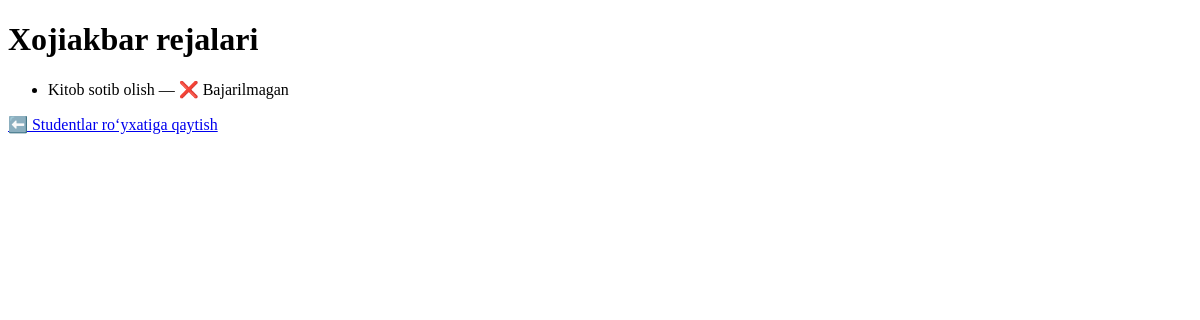
Page /student/1/ on the earlier database version.
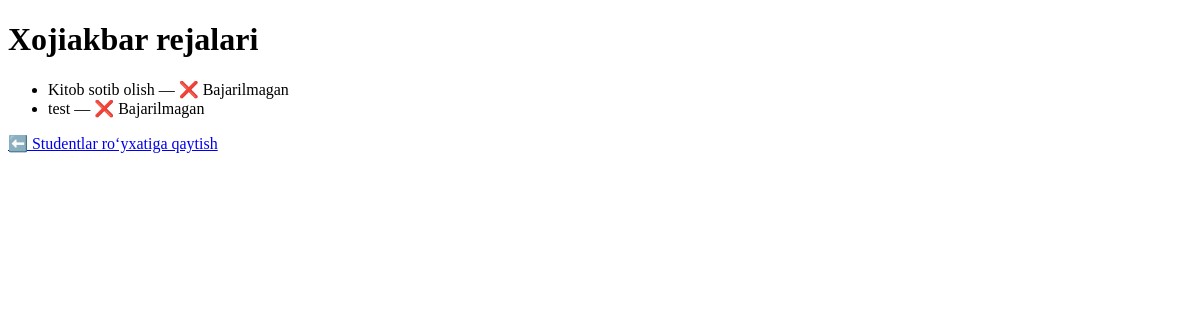
Same page on the later database version.
### main/models.py (models this page shows, shortened)
class Reja(models.Model):
    sarlavha=models.TextField()
    batafsil=models.TextField(null=True)
    sana=models.DateTimeField(auto_now_add=True)
    bajarildi=models.BooleanField(default=False)
    student=models.ForeignKey(Student,on_delete=models.CASCADE)

### main/views.py (the view)
# urls.py: path('student/<int:pk>/', student_detail, name='student_detail'),
def student_detail(request, pk):
    student = get_object_or_404(Student, pk=pk)
    rejalari = Reja.objects.filter(student=student)
    context = {"student": student, "rejalari": rejalari}
    return render(request, "student_detail.html", context)

### templates/student_detail.html (shortened to what this page needs)
<!DOCTYPE html>
<html>
<head>
</head>
<body>
    <h1>{{ student.ism }} rejalari</h1>
    <ul>
        {% for r in rejalari %}
            <li>
                {{ r.sarlavha }} —
                {% if r.bajarildi %} ✅ Bajarilgan {% else %} ❌ Bajarilmagan {% endif %}
            </li>
        {% empty %}
            <li>Bu studentda reja yo‘q</li>
        {% endfor %}
    </ul>
    <a href="{% url 'student_list' %}">⬅️ Studentlar ro‘yxatiga qaytish</a>
</body>
</html>

Differences in the rows shown:
added Reja: sarlavha "test", bajarildi "❌ Bajarilmagan"
